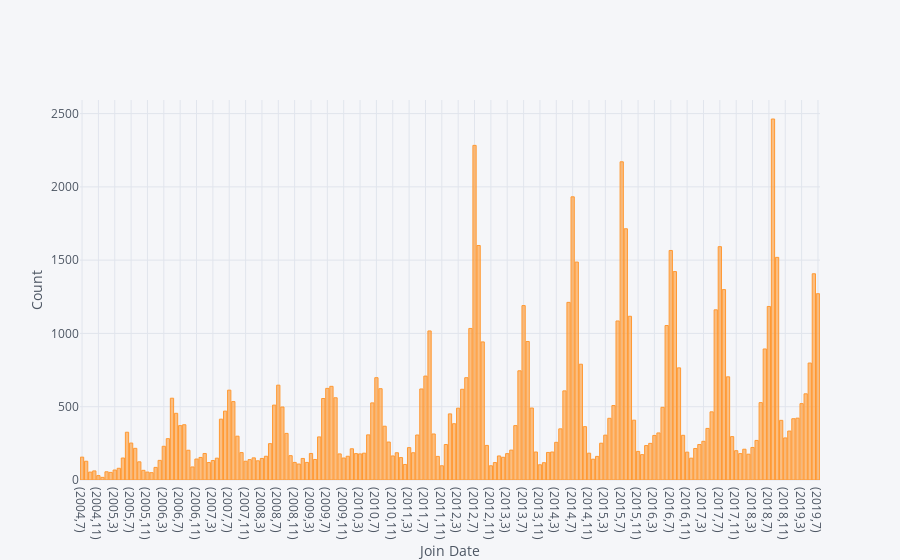

Notebook code cell kept with this figure:
### Markdown cell above
##### Plot user distribution by join date (all users included)

### Code cell
jd = user_df.copy()
jd = jd.groupby([jd['JoinDate'].dt.year.rename('year'), jd['JoinDate'].dt.month.rename('month')]).agg({'count'})#jd.groupby(jd.JoinDate.dt.to_period("M")).agg('count')
jd['UserId'].iplot(kind='bar',xTitle='Join Date',yTitle='Count')

### Figure 1 — Plotly figure (JSON) as saved in the notebook; plotly's stock layout.template omitted (floating-point values rounded to 4 significant figures; data arrays with more than 128 entries replaced by an {"elided": "..."} marker saying what was removed)
{"data": [{"marker": {"color": "rgba(255, 153, 51, 0.6)", "line": {"color": "rgba(255, 153, 51, 1.0)", "width": 1}}, "name": "count", "orientation": "v", "text": "", "type": "bar", "uid": "745daaf2-97ab-40ab-873f-0a5d9a02aa52", "x": {"elided": "181 str values"}, "y": {"elided": "181 int values"}}], "layout": {"legend": {"bgcolor": "#F5F6F9", "font": {"color": "#4D5663"}}, "paper_bgcolor": "#F5F6F9", "plot_bgcolor": "#F5F6F9", "title": {"font": {"color": "#4D5663"}}, "xaxis": {"gridcolor": "#E1E5ED", "showgrid": true, "tickfont": {"color": "#4D5663"}, "title": {"font": {"color": "#4D5663"}, "text": "Join Date"}, "zerolinecolor": "#E1E5ED"}, "yaxis": {"gridcolor": "#E1E5ED", "showgrid": true, "tickfont": {"color": "#4D5663"}, "title": {"font": {"color": "#4D5663"}, "text": "Count"}, "zerolinecolor": "#E1E5ED"}}}
